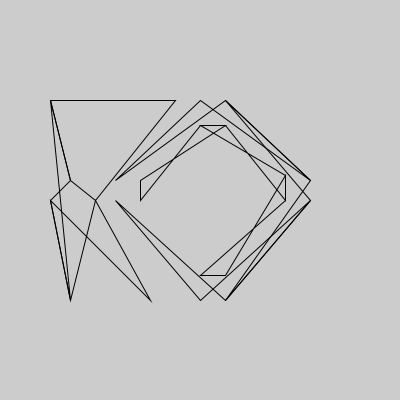
Frame 1 (no input)
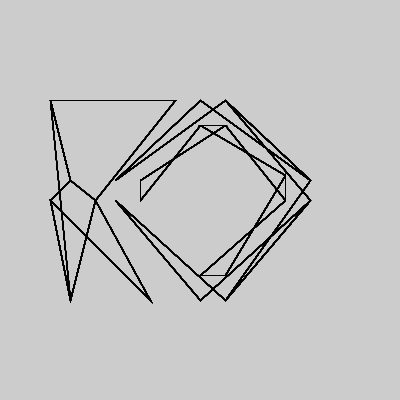
Frame 60 (the mouse pressed at the canvas centre just before this capture)
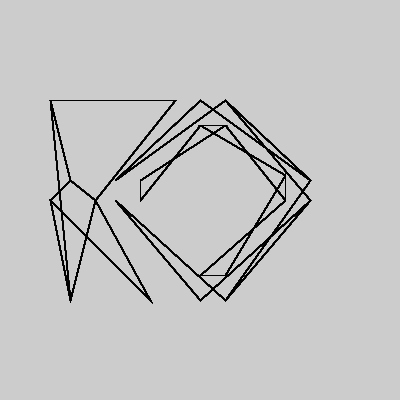
Frame 120 (the mouse held since frame 60 and released just before this capture)

The Processing sketch that drew these frames (run headless with seeded random() and noise(); from frame 60 on, the mouse is pressed at the canvas centre):

// Processing sketch: processing_136715
// ── processing_136715.pde

//Shape 2 - Vertices
//Exercise #2
/*2. Use different parameters for beginShape() to change the 
 way a series of vertices are drawn. */

float y= 1;
float x =1;
float z = 1;

void setup() {
size (400, 400);
}

void draw () {

  fill (x ,y ,z,0);

z++;
x = x *1.04;
y = y+=2;

strokeWeight(1);
beginShape(QUAD_STRIP);

vertex(95, 200);
//vertex(95, 180);
vertex(175, 100);
//vertex(150, 100);
vertex(70, 180);
//vertex(70, 100);
vertex(50, 100);

vertex(50, 200);
//vertex(50, 300);
vertex(70, 300);
//vertex(70, 200);
vertex(150, 300);
//vertex(175, 300);
vertex(95, 200);
endShape();

beginShape(QUAD_STRIP);

vertex(115, 200); 
vertex(200, 300);//
vertex(225, 300);//

vertex(310, 200);//
vertex(310, 180);//

vertex(225, 100);
vertex(200, 100);

vertex(115, 180);
vertex(115, 200);
endShape();

beginShape(QUAD_STRIP);

vertex(140, 200);
vertex(140, 180);

vertex(200, 125);
vertex(225, 125);
vertex(285, 175);
vertex(285, 200);
vertex(225, 275);
vertex(200, 275);
vertex(140, 200);

endShape();
}
